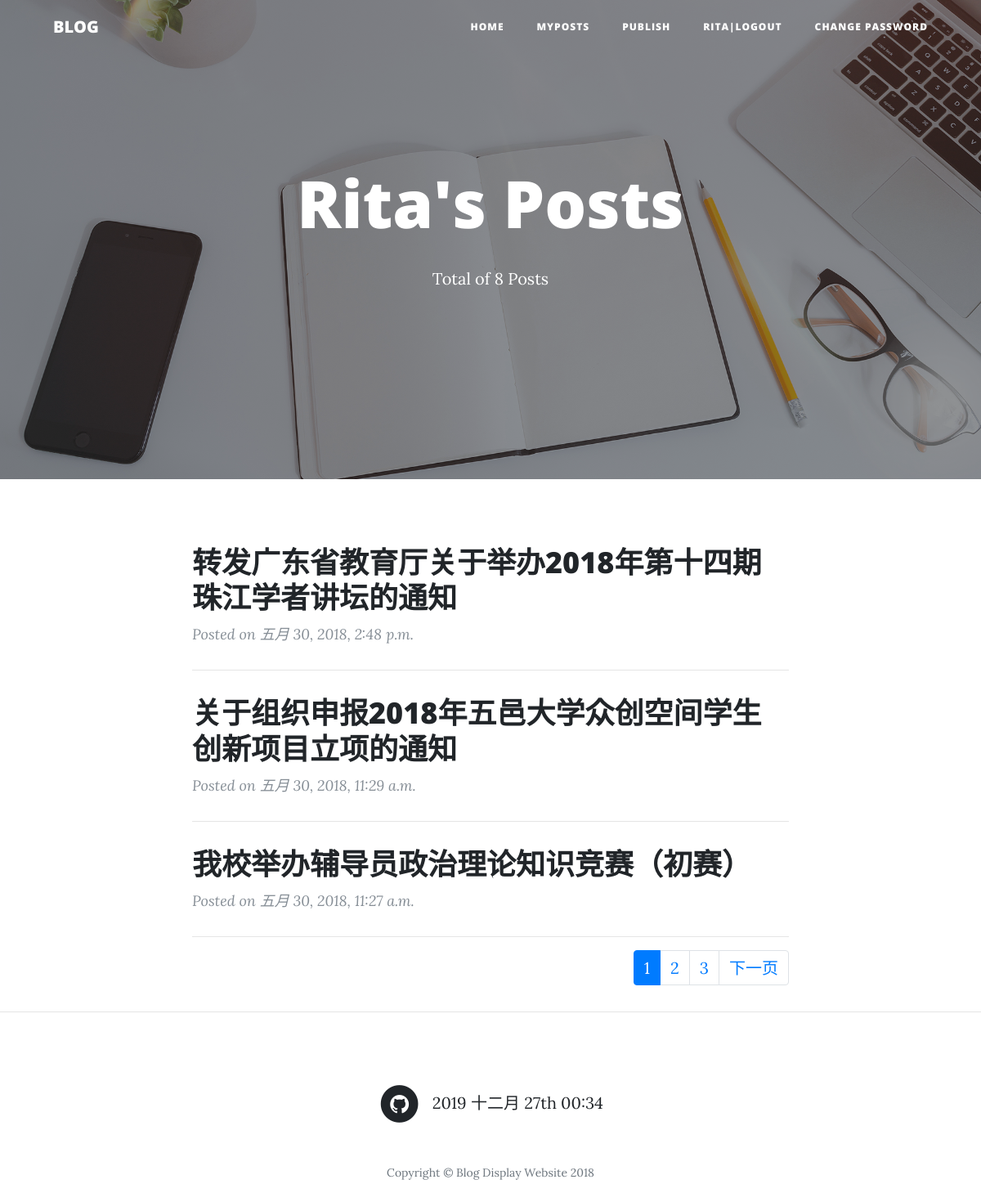
Before: /blog/list/ (signed in) with the older database file.
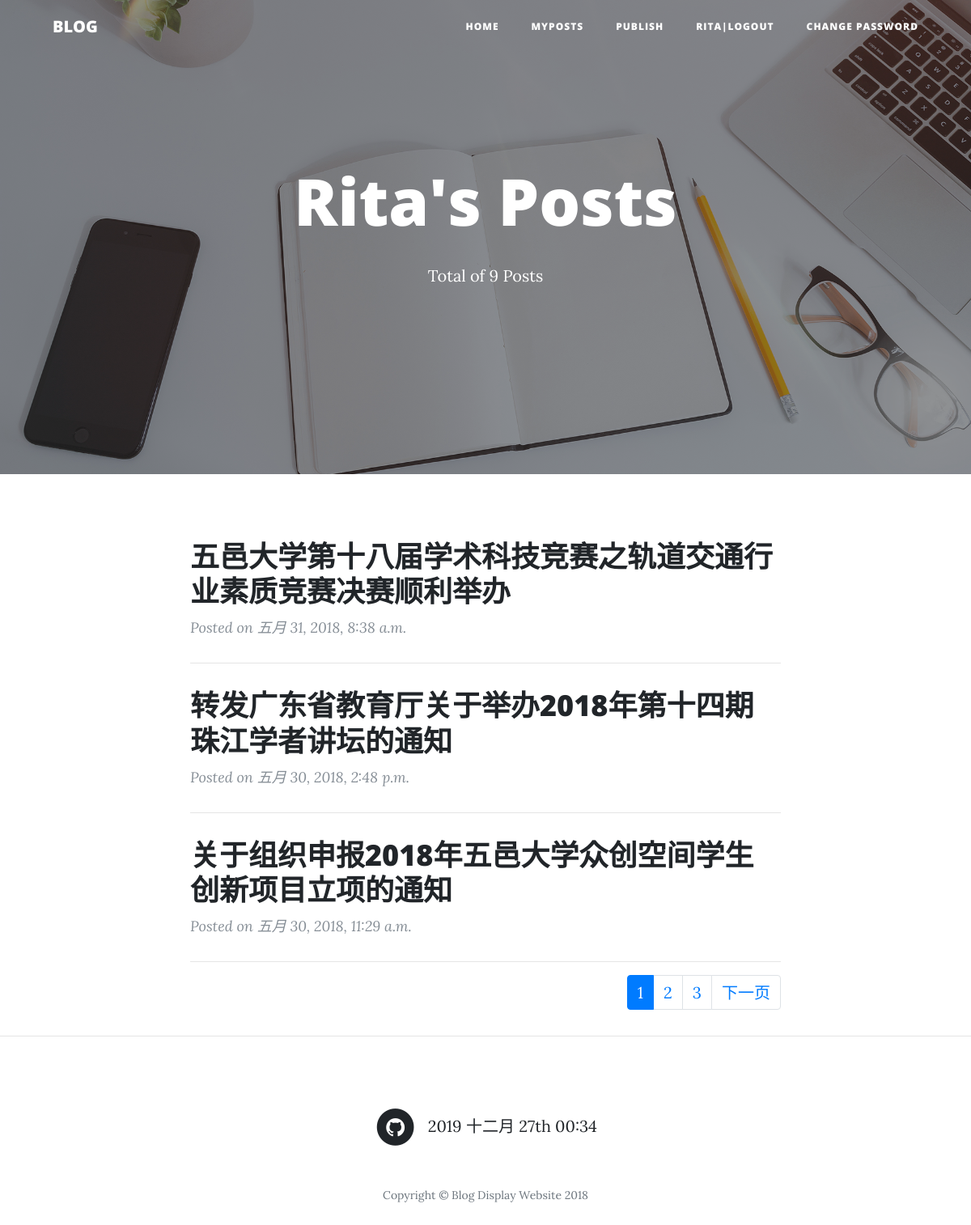
After: the same page with the newer database file.
### blog/models.py (models this page shows, shortened)
class Blog(models.Model):
    title = models.CharField(max_length=300, verbose_name='标题')
    body = models.TextField(verbose_name='内容')
    publish = models.DateTimeField(default=timezone.now, verbose_name='发布日期')
    owner = models.ForeignKey(
        User, on_delete=models.CASCADE, verbose_name='所有者')
    class Meta:
        ordering = ['-publish']
        verbose_name = '帖子'
        verbose_name_plural = '帖子'

### blog/views.py (the view)
# urls.py: path('list/', views.BlogList.as_view(), name='list'),
class BlogList(LoginRequiredMixin, ListView):
    model = Blog
    context_object_name = 'posts'
    template_name = 'blog/list.html'
    paginate_by = 3
    def get_queryset(self):
        return Blog.objects.all().filter(owner=self.request.user)
    def get_context_data(self, **kwargs):
        context = super().get_context_data(**kwargs)
        context['total'] = self.get_queryset().count
        return context

### blog/templates/blog/list.html (shortened to what this page needs)
{% extends 'blog/base.html' %} {%block title%}List{%endblock title%} {% block header %}
<header class="masthead" style="background-image: url('img/home-bg.jpg')">
    <div class="overlay"></div>
    <div class="container">
        <div class="row">
            <div class="col-lg-8 col-md-10 mx-auto">
                <div class="site-heading">
                    <h1>{{user|title}}'s Posts</h1>
                    <p class="post-meta">Total of {{total}} Posts</p>
                </div>
            </div>
        </div>
    </div>
</header>
{% endblock header %}
{% block content %}
<div class="container">
    <div class="row">
        <div class="col-lg-8 col-md-10 mx-auto">
            {% for post in posts %}
            <div class="post-preview">
                <a href="{% url 'blog:detail' post.id %}">
                    <h2 class="post-title">
                        {{post.title}}
                    </h2>
                </a>
                <p class="post-meta">Posted on {{post.publish}}</p>
            </div>
            <hr>
            {%empty%}
            <p>Sorry, has no posts.</p>
            {% endfor %} {%if is_paginated %}
            <div class="float-right">
                <ul class="pagination">
                     {%for c in paginator.page_range %} {%if c == page_obj.number %}
                    <li class="page-item active">
                        <a class="page-link" href="?page={{c}}">{{c}}</a>
                    </li>
                    {%else%}
                    <li class="page-item">
                        <a class="page-link" href="?page={{c}}">{{c}}</a>
                    </li>
                    {%endif%} {%endfor%} {% if page_obj.has_next %}
                    <li class="page-item">
                        <a class="page-link" href="?page={{ page_obj.next_page_number }}">下一页</a>
                    </li>
                    {% endif %}
                </ul>
            </div>
            {%endif%}
        </div>
    </div>
</div>
{% endblock content %}

Changed rows visible on the page:
no longer on this page (row unchanged): Blog: title "我校举办辅导员政治理论知识竞赛（初赛）", publish "五月 30, 2018, 11:27 a.m."
added Blog: title "五邑大学第十八届学术科技竞赛之轨道交通行业素质竞赛决赛顺利举办", publish "五月 31, 2018, 8:38 a.m."
Other visible differences:
{{ total }}: "8" → "9"
